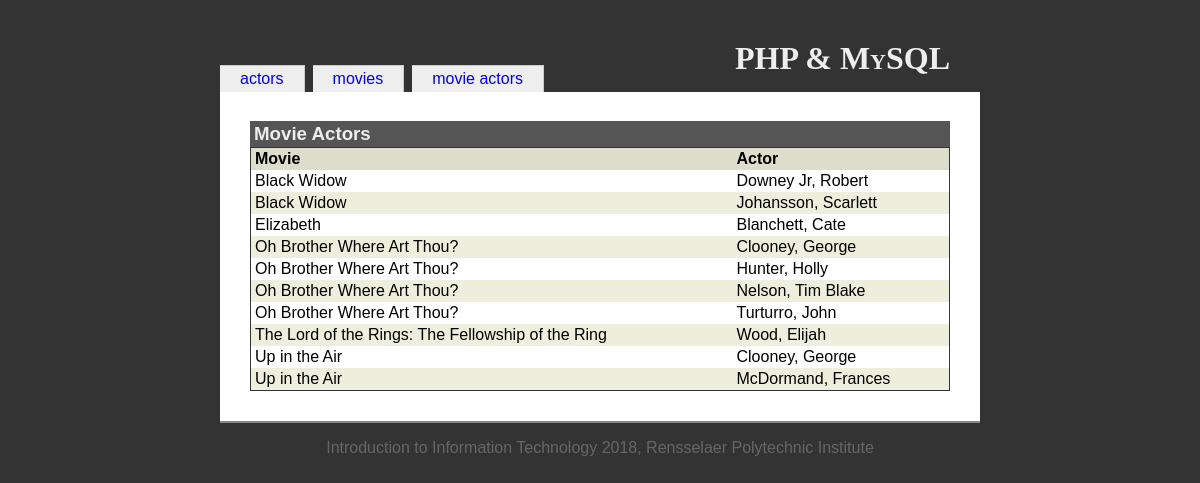
/inclassexample/movie-actors.php, run on the app's committed database.
### tables this page shows
CREATE TABLE `movies` (
   `movieid` int(10) unsigned NOT NULL AUTO_INCREMENT,
   `title` varchar(100) NOT NULL,
   `year` char(4) DEFAULT NULL,
   PRIMARY KEY (`movieid`)
);

CREATE TABLE `actors` (
   `actorid` int(10) unsigned NOT NULL AUTO_INCREMENT,
   `last_name` varchar(40) NOT NULL,
   `first_names` varchar(80) NOT NULL,
   `dob` date NOT NULL,
   PRIMARY KEY (`actorid`)
);

### inclassexample/movie-actors.php (the view, shortened to what this page needs)
<?php
include('includes/init.inc.php');
include('includes/functions.inc.php');
?>
<?php include('includes/head.inc.php'); ?>
<h1>PHP &amp; MySQL</h1>
<?php include('includes/menubody.inc.php'); ?>
<?php
$dbOk = false;
@$db = new mysqli('localhost', 'root', 'root', 'iit');
if ($db->connect_error) {
  echo '<div class="messages">Could not connect to the database. Error: ';
  echo $db->connect_errno . ' - ' . $db->connect_error . '</div>';
} else {
  $dbOk = true;
}
?>
<h3>Movie Actors</h3>
<table id="actorTable">
<?php
if ($dbOk) {
  $query = 'select m.title, a.last_name, a.first_names '
    . 'from movie_actors ma '
    . 'inner join movies m on ma.movieid = m.movieid '
    . 'inner join actors a on ma.actorid = a.actorid '
    . 'order by m.title, a.last_name, a.first_names';
  $result = $db->query($query);
  if ($result) {
    $numRecords = $result->num_rows;
    echo '<tr><th>Movie</th><th>Actor</th></tr>';
    for ($i = 0; $i < $numRecords; $i++) {
      $record = $result->fetch_assoc();
      if ($i % 2 == 0) {
        echo "\n" . '<tr><td>';
      } else {
        echo "\n" . '<tr class="odd"><td>';
      }
      echo htmlspecialchars($record['title']);
      echo '</td><td>';
      echo htmlspecialchars($record['last_name']) . ', ';
      echo htmlspecialchars($record['first_names']);
      echo '</td></tr>';
    }
  } else {
    echo '<tr><td colspan="2">Could not read movie/actor relations from database.</td></tr>';
  }
}
?>
</table>
<?php include('includes/foot.inc.php');
?>

### inclassexample/resources/iit.css (style rules this page uses)
body { font-family: Georgia, Arial, Helvetica, sans-serif; color: black; background-color: #333; margin: 0; padding: 0; }
h1 { position: relative; top: 20px; text-align: right; margin: 20px 30px 0 0; font-family: Palatino, Times New Roman, Times, serif; font-variant: small-caps; }
h3 { margin: 1em 0 0 0; background-color: #555; color: #eee; padding: 2px 4px; }
table { margin: 0; }
th { text-align: left; padding-right: 1em; }
td { padding-right: 1em; }
#actorTable { width: 100%; border-spacing: 0; border: 1px solid #333; }
#actorTable th { background-color: #ddc; padding: 2px 4px; }
#actorTable td { padding: 2px 4px; }
#actorTable tr.odd td { background-color: #eed; color: black; }

### data on the page
movies: title "Black Widow", actors.last_name "Downey Jr", actors.first_names "Robert", actors.last_name "Johansson", actors.first_names "Scarlett"
movies: title "Elizabeth", actors.last_name "Blanchett", actors.first_names "Cate"
movies: title "Oh Brother Where Art Thou?", actors.last_name "Clooney", actors.first_names "George", actors.last_name "Hunter", actors.first_names "Holly", actors.last_name "Nelson", actors.first_names "Tim Blake", actors.last_name "Turturro", actors.first_names "John"
movies: title "The Lord of the Rings: The Fellowship of the Ring", actors.last_name "Wood", actors.first_names "Elijah"
movies: title "Up in the Air", actors.last_name "Clooney", actors.first_names "George", actors.last_name "McDormand", actors.first_names "Frances"

### other printed values
$value "actors"
$value "movies"
$value "movie actors"
